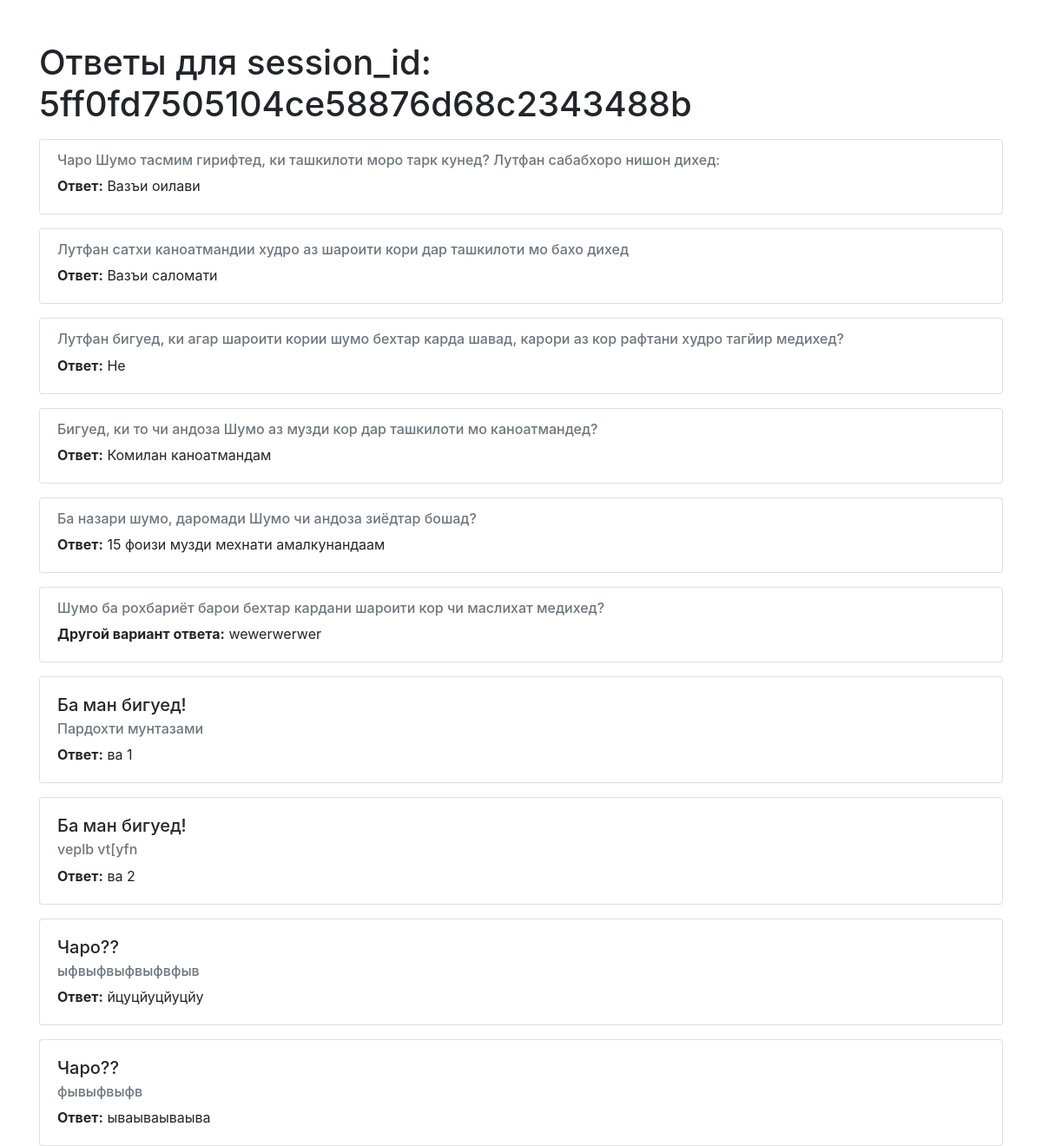
/responses/5ff0fd7505104ce58876d68c2343488b/, run on the app's committed database.
### pursishnoma/models.py (models this page shows, shortened)
class Response(models.Model):
    session_id = models.CharField(max_length=100)  # Идентификатор сессии
    question = models.ForeignKey(Question, on_delete=models.CASCADE)
    question_main = models.ForeignKey(MainQuestion, on_delete = models.CASCADE, blank = True, null = True)
    choice = models.ForeignKey(Choice, on_delete=models.CASCADE, null=True, blank=True)
    text_response = models.CharField(max_length=200, null=True, blank=True)
    cr_date = models.DateTimeField(auto_now=True)
    ip_address = models.CharField(max_length=15)

class Question(models.Model):
    question_text = models.CharField(max_length=200)
    requires_text_response = models.BooleanField(default=False,verbose_name="Добавить текст ввод к вопросу")
    only_text = models.BooleanField(default=False,verbose_name="Только текст")
    question_main = models.ForeignKey(MainQuestion, on_delete= models.CASCADE, null = True, blank = True)
    def __str__(self):
        return f"{self.question_text}"

class Choice(models.Model):
    question = models.ForeignKey(Question, on_delete=models.CASCADE)
    choice_text = models.CharField(max_length=200)
    def __str__(self):
        return f"{self.choice_text}"

class MainQuestion(models.Model):
    question_main = models.CharField(max_length=200, null = True, blank = True)
    def __str__(self):
        return f"{self.question_main}"

### pursishnoma/views.py (the view)
# urls.py: path('responses/<str:session_id>/', views.response_detail, name='response-detail'),
def response_detail(request, session_id):
    responses = Response.objects.filter(session_id=session_id)
    session_id = session_id
    context = {'responses': responses,'session_id': session_id}
    return render(request, 'response_detail.html', context)

### pursishnoma/templates/response_detail.html (shortened to what this page needs)
<!DOCTYPE html>
<html>
<head>
    <link rel="stylesheet" href="https://stackpath.bootstrapcdn.com/bootstrap/4.5.2/css/bootstrap.min.css">
</head>
<body>
    <div class="container">
        <h1 class="mt-5">Ответы для session_id: {{ session_id }}</h1>
        {% for response in responses %}
        <div class="card mt-3">
            <div class="card-body">
                {% if response.question_main %}
                <h5 class="card-title">{{ response.question_main }}</h5>
                {% endif %}
                {% if response.question %}
                <h6 class="card-subtitle mb-2 text-muted">{{ response.question }}</h6>
                {% endif %}
                <p class="card-text">
                    {% if response.choice %}
                    <strong>Ответ:</strong> {{ response.choice }}
                    {% endif %}
                    {% if response.text_response %}
                    <strong>Другой вариант ответа:</strong> {{ response.text_response }}
                    {% endif %}
                </p>
            </div>
        </div>
        {% endfor %}
    </div>
</body>
</html>

### data on the page
Response: question "Чаро Шумо тасмим гирифтед, ки ташкилоти моро тарк кунед? Лутфан сабабхоро нишон дихед:", choice "Вазъи оилави"
Response: question "Лутфан сатхи каноатмандии худро аз шароити кори дар ташкилоти мо бахо дихед", choice "Вазъи саломати"
Response: question "Лутфан бигуед, ки агар шароити кории шумо бехтар карда шавад, карори аз кор рафтани худро тагйир медихед?", choice "Не"
Response: question "Бигуед, ки то чи андоза Шумо аз музди кор дар ташкилоти мо каноатмандед?", choice "Комилан каноатмандам"
Response: question "Ба назари шумо, даромади Шумо чи андоза зиёдтар бошад?", choice "15 фоизи музди мехнати амалкунандаам"
Response: question "Шумо ба рохбариёт барои бехтар кардани шароити кор чи маслихат медихед?", text_response "wewerwerwer"
Response: question_main "Ба ман бигуед!", question "Пардохти мунтазами", choice "ва 1"
Response: question_main "Ба ман бигуед!", question "veplb vt[yfn", choice "ва 2"
Response: question_main "Чаро??", question "ыфвыфвыфвыфвфыв", choice "йцуцйуцйуцйу"
Response: question_main "Чаро??", question "фывыфвыфв", choice "ываываываыва"

### other printed values
{{ session_id }} "5ff0fd7505104ce58876d68c2343488b"
